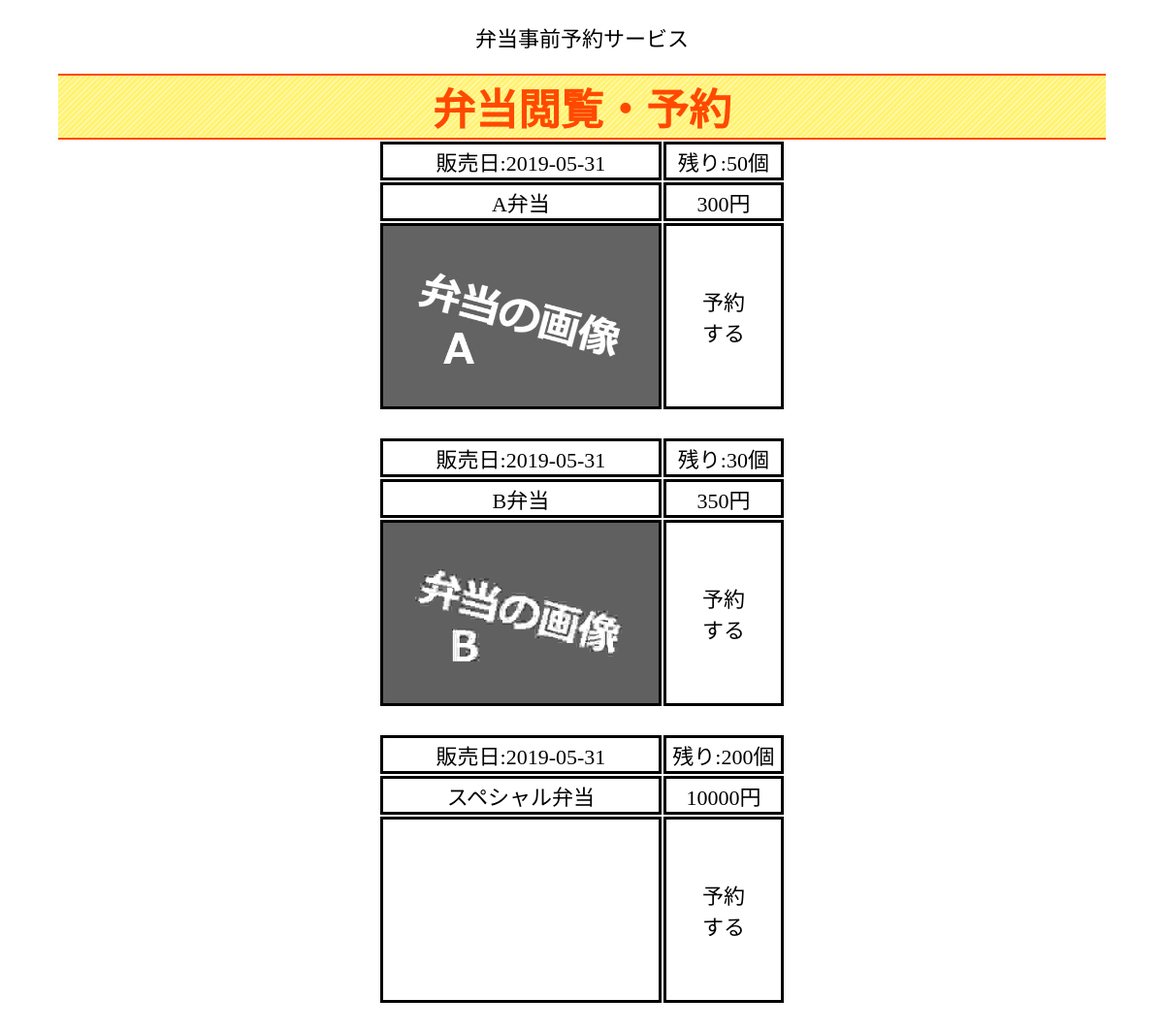
/bentoList___.php (signed in), run on an earlier commit of the app's database.
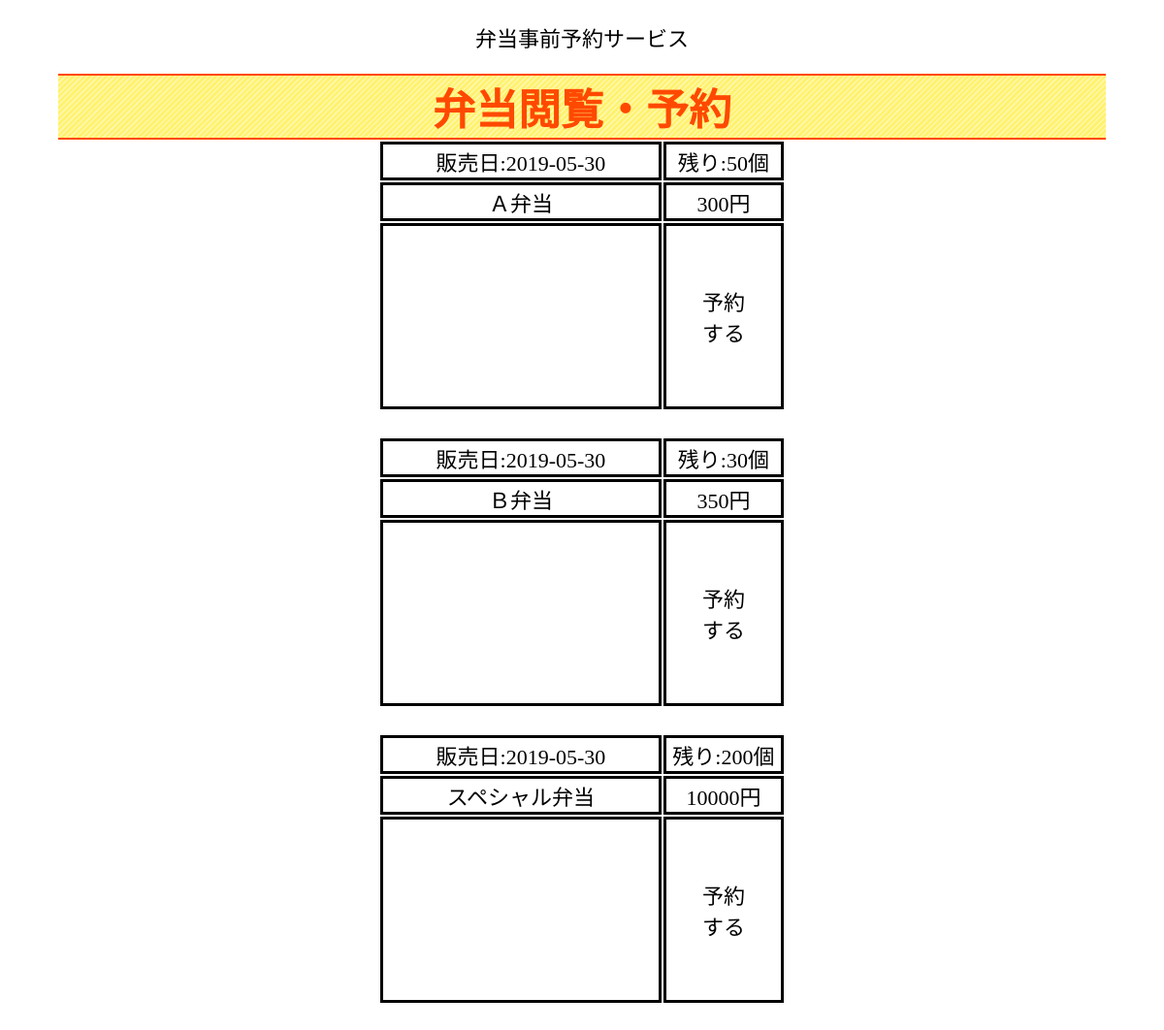
And on a later commit of the database.
### tables this page shows
CREATE TABLE `bentotable` (
  `date` date NOT NULL,
  `number` int(11) NOT NULL,
  `name` text NOT NULL,
  `price` int(11) NOT NULL,
  `stocks` int(11) NOT NULL
);

### htdocs/bentoList___.php (the view, shortened to what this page needs)
<?php
    try {
        require_once 'database_conf.php';
        $db = new PDO($dsn, $dbUser, $dbPass);
        $sql = 'SELECT * FROM bentotable ORDER BY date, price;';
        $prepare = $db->prepare($sql);
        $list = "";
        $prepare->execute();
        foreach ($prepare->fetchAll(PDO::FETCH_ASSOC) as $result)
        {
            $list .= '<table style="width: calc(30vh + 15vw); height: calc(20vh + 10vw)">';
            $list .= '<tr style="width: 100%; height: 1.5em;">';
            $list .= '<td style="width: 70%;">販売日:'. $result["date"] .'';
            $list .= '<td style="width: 30%;">残り:'. $result["stocks"] .'個';
            $list .= '<tr style="width: 100%; height: 1.5em;">';
            $list .= '<td style="min-width: 70%;">'. $result["name"] .'';
            $list .= '<td style="max-width: 30%;">'. $result["price"] .'円';
            $list .= '<tr style="width: 100%; max-height: 100%;">';
            $list .= '<td style="min-width: 70%; background-image: url(\'bentoimages/'.$result["name"].'.jpg\'); background-size: cover; background-position: center;">';
            $list .= '<td style="max-width: 30%;">予約<br>する';
            $list .= '</table><br>';
        }
    } catch(PDOException $e) {
        echo $e->getMessage();
        die();
    }
?>
<!DOCTYPE html>
<html>
<head>
    <link rel="stylesheet" type="text/css" href="style.css">
</head>
<body>
<p>弁当事前予約サービス</p>
<h1>弁当閲覧・予約</h1>
<?php echo $list; ?>
</body>
</html>

### htdocs/style.css (style rules this page uses)
:root { --fontRatio: calc(0.5vw + 2vh); }
* { text-align: center; font-size: var(--fontRatio); margin: none; border: none; padding: none; }
body { max-width: 100vw; max-height: 100vh; }
table { margin: auto; }
td { background-size: cover; background-position: center; }
h1 { font-size: calc(var(--fontRatio) * 2); color: #ff4900; width: 90vw; margin: 0 auto; border-top: solid 2px #ff4900; border-bottom: solid 2px #ff4900; background: -webkit-repeating-linear-gradient(-45deg, #f0f8ff, #f0f8ff 0.3vh,#fff7a4 0.3vh, #fff7a4 0.5vh); background: repeating-linear-gradient(-45deg, #fff270, #fff270 0.3vh, #fff7a4 0.3vh, #fff7a4 0.5vh); }

What changed in the data, as far as the page shows it:
removed bentotable: date "2019-05-31", stocks "50", name "A弁当", price "300", shows a picture
removed bentotable: date "2019-05-31", stocks "30", name "B弁当", price "350", shows a picture
removed bentotable: date "2019-05-31", stocks "200", name "スペシャル弁当", price "10000"
added bentotable: date "2019-05-30", stocks "50", name "Ａ弁当", price "300"
added bentotable: date "2019-05-30", stocks "30", name "Ｂ弁当", price "350"
added bentotable: date "2019-05-30", stocks "200", name "スペシャル弁当", price "10000"
